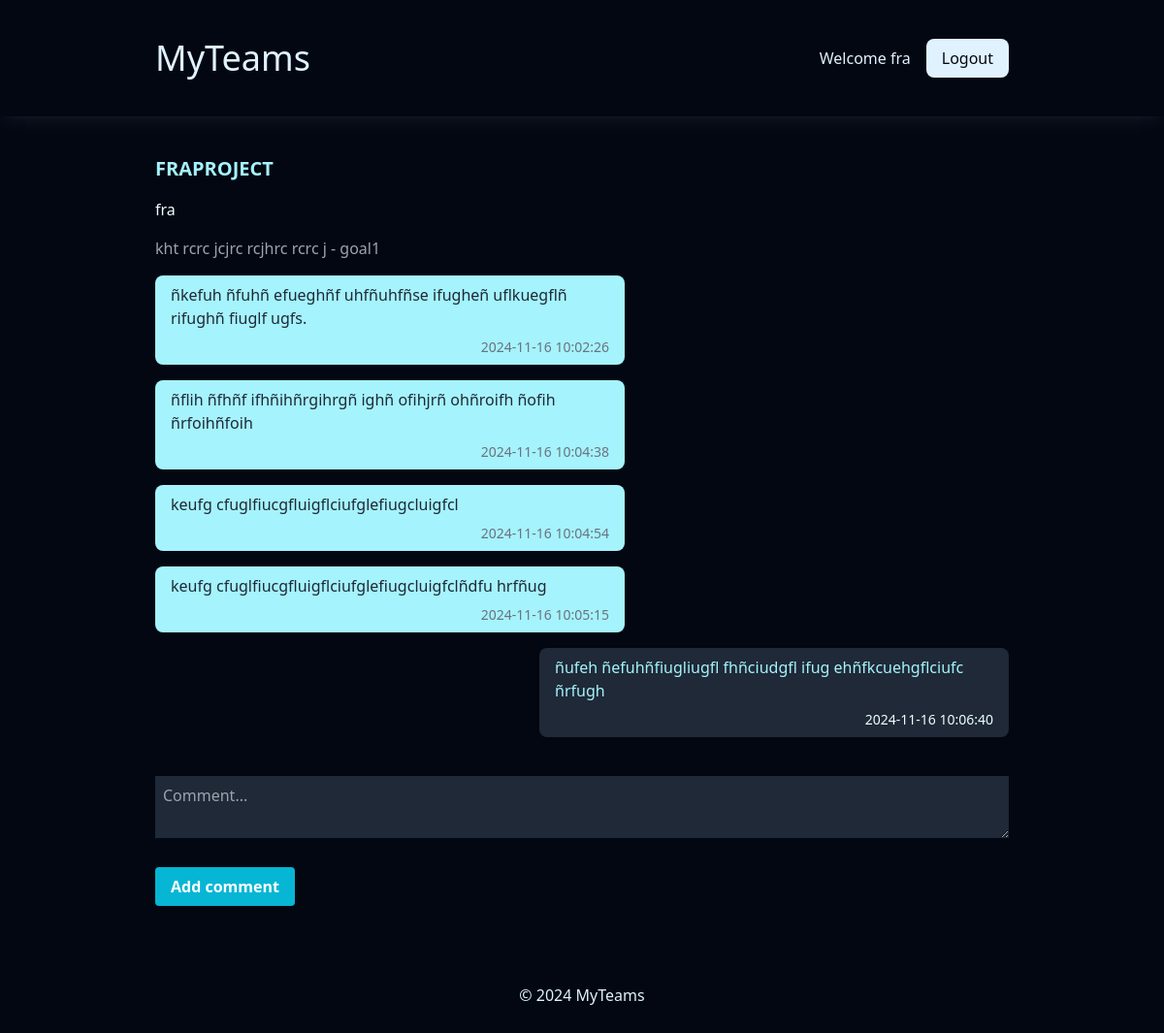
Page /project/7 (signed in) on the committed database.
### tables this page shows
CREATE TABLE projects (id INTEGER PRIMARY KEY, name TEXT NOT NULL, description TEXT NOT NULL, user_id INTEGER, comment_id INTEGER, post_id INTEGER, FOREIGN KEY(user_id) REFERENCES users(id), FOREIGN KEY(comment_id) REFERENCES comments(id), FOREIGN KEY(post_id) REFERENCES posts(id));

CREATE TABLE posts (id INTEGER PRIMARY KEY, body TEXT, user_id INTEGER, project_id INTEGER, comment_id INTEGER, FOREIGN KEY(user_id) REFERENCES users(id), FOREIGN KEY(project_id) REFERENCES projects(id), FOREIGN KEY(comment_id) REFERENCES comments(id));

CREATE TABLE comments (
    id INTEGER PRIMARY KEY,
    text TEXT,
    user_id INTEGER,
    project_id INTEGER,
    post_id INTEGER,
    created_at TIMESTAMP DEFAULT CURRENT_TIMESTAMP,
    FOREIGN KEY(user_id) REFERENCES users(id),
    FOREIGN KEY(project_id) REFERENCES projects(id),
    FOREIGN KEY(post_id) REFERENCES posts(id)
);

### app.py (the view, shortened to what this page needs)
@app.route('/project/<int:project_id>', methods=['GET', 'POST'])
@login_required
def project_page(project_id):
    admin = session['admin']
    print(admin)
    cursor.execute("SELECT * FROM projects WHERE id = ?", (project_id,))
    project = cursor.fetchone()
    print(project)
    cursor.execute(
        "SELECT * FROM comments WHERE project_id = ?", (project_id,))
    comments = cursor.fetchall()
    print(comments)
    cursor.execute("SELECT * FROM posts WHERE project_id = ?", (project_id,))
    posts = cursor.fetchall()
    print(posts)
    return render_template('project.html', project=project, posts=posts, admin=admin, comments=comments)

### app.py (called while the page is built)
@app.context_processor
def inject_year():
    return {'year': year}

### utils.py (called while the page is built)
def login_required(f):
    @wraps(f)
    def decorated_function(*args, **kwargs):
        if session.get("user_id") is None:
            return redirect(url_for('login', next=request.url))
        return f(*args, **kwargs)
    return decorated_function

### templates/project.html (shortened to what this page needs)
{% extends 'layout.html' %}
{% block content %}
<div class="w-full h-full">
	<h1 class="text-cyan-200 text-xl font-bold uppercase mb-4">{{ project[1] }}</h1>
	<p class="text-cyan-50 font-light mb-4">{{ project[2] }}</p>
	{% if posts == [] %}
	{% if admin == 'yes' %}
	<div></div>
	{% else %}
	<form action="{{ url_for('project', project_id=project[0]) }}" method="post">
		<textarea name="post" class="w-full h-32 bg-gray-800 text-gray-200 font-light p-2 mb-4"
			placeholder="Post something..."></textarea>
		<button class="bg-cyan-500 hover:bg-cyan-600 text-white font-bold py-2 px-4 rounded">Submit</button>
	</form>
	{% endif %}
	{% else %}
	{% for post in posts %}
	<div class="text-gray-400 font-light">
		{{ post[1]|safe }}
	</div>
	{% if comments == [] %}
	<div></div>
	{% else %}
	{% for comment in comments %}
	{% if comment[2] == session['user_id'] %}
	<div class="text-gray-800 py-2 px-4 w-[55%] bg-cyan-200 my-4 rounded-lg">
		<p>{{ comment[1] }}</p>
        <p class="text-right text-sm text-gray-500 font-light mt-2">{{ comment[5] }}</p>
	</div>
	{% else %}
	<div class="bg-gray-800 py-2 px-4 w-[55%] text-cyan-200 my-4 ml-[45%] rounded-lg">
		<p>{{ comment[1] }}</p>
        <p class="text-right text-sm text-cyan-50 font-light mt-2">{{ comment[5] }}</p>
	</div>
	{% endif %}
	{% endfor %}
	{% endif %}
	<form action="{{ url_for('comment') }}" method="post">
		<textarea name="comment" class="w-full h-16 bg-gray-800 text-gray-200 font-light p-2 my-6"
			placeholder="Comment..."></textarea>
		<button class="bg-cyan-500 hover:bg-cyan-600 text-white font-bold py-2 px-4 rounded">Add comment</button>
	</form>
	{% endfor %}
	{% endif %}
</div>
{% endblock %}

### templates/layout.html (shortened to what this page needs)
<!DOCTYPE html>
<html lang="en">
<head>
	<link href="{{url_for('static',filename='css/output.css')}}" rel="stylesheet">
</head>
<body class="bg-gray-950 w-full h-screen flex flex-col">
	<header class="w-full py-10 px-40 flex items-center justify-between shadow-lg shadow-sky-200/5">
		<div>
			<a {% if session["username"] and session["user_id"] %} href="{{ url_for('dashboard') }}" {% else %}
				href="{{ url_for('index') }}" {% endif %} class="text-4xl text-sky-100">MyTeams</a>
		</div>
		<div class="flex justify-between items-center gap-x-4">
			{% if session["username"] and session["user_id"] %}
			<h1 class="text-sky-100">Welcome {{ session["username"] }}</h1>
			<a href="{{ url_for('logout')}}"><button
					class="bg-sky-100 text-gray-950 px-4 py-2 rounded-lg">Logout</button></a>
			{% endif %}
		</div>
	</header>
	<main class="flex-1 px-40 flex flex-col gap-y-4 items-center py-10 justify-center">
		{% block content %}
		{% endblock %}
	</main>
	<footer>
		<div class="text-center w-full py-10">
			<p class="text-sky-100">&copy; {{ year }} MyTeams</p>
		</div>
	</footer>
</body>
</html>

### rows in the picture
projects: username "fra", name "FRAPROJECT", description "fra"
posts: body "kht rcrc jcjrc rcjhrc rcrc j - goal1"
comments: text "ñkefuh ñfuhñ efueghñf uhfñuhfñse ifugheñ uflkuegflñ rifughñ fiuglf ugfs.", created_at "2024-11-16 10:02:26"
comments: text "ñflih ñfhñf ifhñihñrgihrgñ ighñ ofihjrñ ohñroifh ñofih ñrfoihñfoih", created_at "2024-11-16 10:04:38"
comments: text "keufg cfuglfiucgfluigflciufglefiugcluigfcl", created_at "2024-11-16 10:04:54"
comments: text "keufg cfuglfiucgfluigflciufglefiugcluigfclñdfu hrfñug", created_at "2024-11-16 10:05:15"
comments: text "ñufeh ñefuhñfiugliugfl fhñciudgfl ifug ehñfkcuehgflciufc ñrfugh", created_at "2024-11-16 10:06:40"

### other values in the picture
{{ year }} "2024"
